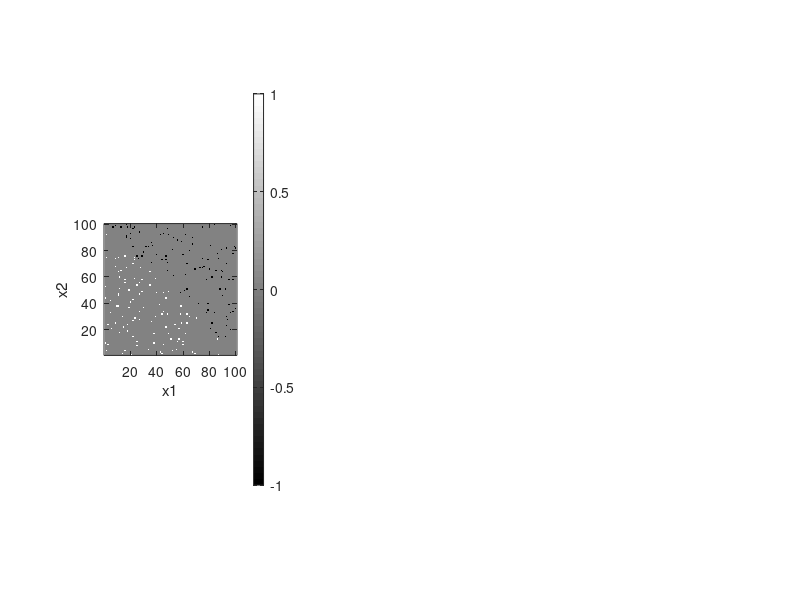

MATLAB code for this plot: (Note: this script raises an error after producing the figure.)
% Matlab tutorial part 6, single layer neural network
clear
clc

datapoints=200;
%% linear
labels=zeros(100,100);
labelsNN=zeros(100,100);
j=1;
k=1;
for i=1:datapoints
    x=randi(100,1);
    y=randi(100,1);
    if y<-x+100
        pos(:,j)=[x;y];
        labels(pos(1,j),pos(2,j))=1;
        j=j+1;
    else
        neg(:,k)=[x;y];
        labels(neg(1,k),neg(2,k))=-1;
        k=k+1;
    end
end

figure(1)
set(1,'position',[75         634        1808         457]) % Positioning and adjusting size of figure (1)
clf
subplot(131)
imagesc(labels)
axis equal
colormap('gray')
colorbar
xlabel('x1')
ylabel('x2')
set(gca,'YDir','normal')

%% Initialization of Neural Network
neurons=1; % In this tutorial we will use 1 neuron
NN=struct; % Initialize NN as struct, this is a special container in matlab
% (and many other programing languages). You can save multiple
% variables into this container in a very convenient fashion.
% This way your program becomes well organized and easier for
% others to understand.
NN.Ws=randn(neurons,2); % You can add variables to a struct with a '.'. Here
% we initialize the weights of the neuron
NN.dWs=zeros(neurons,2); % Initialization for backProp (Gradient)
NN.Bs=0;   % Initialize the bias for layer 1
NN.dBs=0;  % Initialization for backProp (Gradient)

%% Stocatstic Gradient Descent
% Trainings parameter
iterations=10000;
eta=1e-5;
j=1;
k=1;
% Training for loop
for iter=1:iterations
    if mod(iter,2)==0
        x=pos(:,j)./100;
        target=1;
        if j>=length(pos)
            j=1;
        else
            j=j+1;
        end
    else
        x=neg(:,k)./100;
        target=-1;
        if k>=length(neg)
            k=1;
        else
            k=k+1;
        end
    end
    %% Feed Forward
    [y,y_withoutNL]=feedForward(NN,x);
    %% back Propagation
    [cost(iter),NN]=backProp(NN,x,y,y_withoutNL,target);
    %% Application of gradients
    NN.Ws=NN.Ws-eta*NN.dWs;
    NN.Bs=NN.Bs-eta*NN.dBs;
    
    %% Visualization of your training
    if mod(iter,100)==0 % each 100 iterations plot
        clc
        iter
        ypos=feedForward(NN,pos./100);
        yneg=feedForward(NN,neg./100);
        for i=1:length(pos)
            labelsNN(pos(1,i),pos(2,i))=ypos(i);
        end
        for i=1:length(neg)
            labelsNN(neg(1,i),neg(2,i))=yneg(i);
        end
        costNN(iter)=sum(sum(0.5*(labelsNN-labels).^2))/numel(labelsNN);
        costNN(iter)
        figure(1)
        subplot(131)
        imagesc(labelsNN)
        xlabel('x1')
        ylabel('x2')
        set(gca,'YDir','normal')
        subplot(132)
        title('cost in each iteration')
        hold on
        plot(iter,costNN(iter),'x')
        xlabel('iterations')
        ylabel('cost')
        
        %         title('NN output')
        %         axis equal
    end
end

%% Result
result=zeros(100,100);
for x1=1:100
    for x2=1:100
        result(x1,x2)=feedForward(NN,[x1;x2]./100);
    end
end
subplot(133)
imagesc(result)
colorbar
title('result')
xlabel('x1')
ylabel('x2')
set(gca,'YDir','normal')

if costNN(end)<0.001 && iter==iterations 
   disp('----------------------------------------------------------------------------------------------')
   fprintf('Congratulations!! You trained your neuron to produce an average error of %1.2d on the data. \n --------------well done!!-------------\n',costNN(end))
   open('matlab_tutorial_part7')
else
   error('you will need to decrease the error below 0.001 to succeed in this tutorial') 
end

